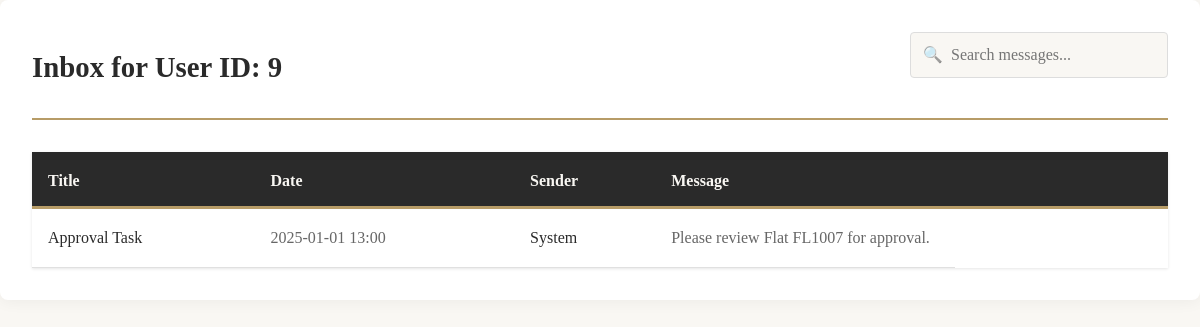
The page /messages.php (signed in) on the database its author committed.
### tables this page shows
CREATE TABLE messages
(
    message_id     INT AUTO_INCREMENT PRIMARY KEY,
    user_id        INT          NOT NULL,
    title          VARCHAR(100) NOT NULL,
    message_body   TEXT         NOT NULL,
    sender         VARCHAR(100) NOT NULL,
    sent_date      DATETIME     NOT NULL,
    is_read        BOOLEAN DEFAULT FALSE,
    message_type   ENUM ('approval', 'appointment', 'rental', 'other') NOT NULL DEFAULT 'other',
    FOREIGN KEY (user_id) REFERENCES users (user_id),
    flat_id        INT NULL,
    appointment_id INT NULL,
    rental_id      INT NULL,
    FOREIGN KEY (flat_id) REFERENCES flats (flat_id),
    FOREIGN KEY (appointment_id) REFERENCES appointments (appointment_id),
    FOREIGN KEY (rental_id) REFERENCES rentals (rental_id)
);

### messages.php (the view, shortened to what this page needs)
<?php
$userId = $_SESSION['user_id'];
$search = $_GET['search'] ?? '';
try {
    $pdo = getPDOConnection();
    $sql = "SELECT * FROM messages WHERE user_id = :user_id";
    $params = [':user_id' => $userId];
    $sql .= " ORDER BY sent_date DESC";
    $stmt = $pdo->prepare($sql);
    $stmt->execute($params);
    $messages = $stmt->fetchAll(PDO::FETCH_ASSOC);
} catch (PDOException $e) {
    error_log("Database error: " . $e->getMessage());
    die("Database error: " . $e->getMessage());
}
?>
<!DOCTYPE html>
<html lang="en">
<head>
    <link rel="stylesheet" href="styles.css"/>
</head>
<body>
<div class="messages-container">
    <div class="messages-header">
        <h2>Inbox for User ID: <?php echo htmlspecialchars($userId); ?></h2>
        <div class="messages-controls">
            <form class="search-form" method="GET" action="">
                <input
                        type="text"
                        name="search"
                        placeholder="Search messages..."
                        value="<?php echo htmlspecialchars($search); ?>"
                        autocomplete="off"
                />
            </form>
        </div>
    </div>
    <?php if (empty($messages)): ?>
        <div class="empty-messages">
            <div class="empty-icon">📭</div>
            <h3>No messages found</h3>
            <p>You have no messages at the moment.</p>
        </div>
    <?php else: ?>
        <table class="messages-table">
            <thead>
            <tr>
                <th class="sortable">Title</th>
                <th class="sortable">Date</th>
                <th class="sortable">Sender</th>
                <th>Message</th>
            </tr>
            </thead>
            <tbody>
            <?php foreach ($messages as $msg): ?>
                <tr class="<?php echo !$msg['is_read'] ? 'unread' : ''; ?>">
                    <td class="message-title">
                        <?php echo htmlspecialchars($msg['title']); ?>
                    </td>
                    <td class="message-date">
                        <?php echo date('Y-m-d H:i', strtotime($msg['sent_date'])); ?>
                    </td>
                    <td class="message-sender">
                        <?php echo htmlspecialchars($msg['sender']); ?>
                    </td>
                    <td class="message-preview">
                        <?php
                        $preview = strip_tags($msg['message_body']);
                        echo htmlspecialchars(mb_strimwidth($preview, 0, 120, '...'));
                        ?>
                    </td>
                </tr>
            <?php endforeach; ?>
            </tbody>
        </table>
    <?php endif; ?>
</div>
</body>
</html>

### styles.css (style rules this page uses)
* { margin: 0; padding: 0; box-sizing: border-box; }
body { display: flex; flex-direction: column; min-height: 100vh; background-color: #f9f7f3; color: #333; line-height: 1.6; overflow-x: hidden; }
body, button, input, select, textarea { font-family: 'Georgia', 'Times New Roman', serif; }
h1, h2, h3, h4 { color: #2a2a2a; }
h2 { font-size: 2rem; font-weight: 600; }
.messages-container { background-color: white; padding: 2rem; border-radius: 8px; box-shadow: 0 2px 15px rgba(0, 0, 0, 0.05); margin-bottom: 2rem; }
.messages-header { display: flex; justify-content: space-between; align-items: center; margin-bottom: 2rem; padding-bottom: 1rem; border-bottom: 2px solid #B79C67; }
.messages-header h2 { color: #2a2a2a; font-size: 1.8rem; margin: 0; }
.messages-controls { display: flex; gap: 1rem; margin-bottom: 1.5rem; align-items: center; }
.search-form { position: relative; flex-grow: 1; max-width: 400px; }
.search-form input[type="text"] { width: 100%; padding: 0.8rem 1rem 0.8rem 2.5rem; border: 1px solid #ddd; border-radius: 4px; font-size: 1rem; transition: all 0.3s; background-color: #f9f7f3; }
.search-form::before { content: "🔍"; position: absolute; left: 0.8rem; top: 50%; transform: translateY(-50%); opacity: 0.6; }
.messages-table { width: 100%; border-collapse: separate; border-spacing: 0; margin-top: 1.5rem; font-size: 1rem; box-shadow: 0 1px 3px rgba(0, 0, 0, 0.1); }
.messages-table thead { position: sticky; top: 5rem; z-index: 10; }
.messages-table th { background-color: #2a2a2a; color: #f9f7f3; padding: 1rem; text-align: left; font-weight: 600; position: relative; }
.messages-table th:after { content: ""; position: absolute; bottom: 0; left: 0; width: 100%; height: 3px; background-color: #B79C67; }
.messages-table th.sortable { cursor: pointer; transition: background-color 0.3s; }
.messages-table td { padding: 1rem; border-bottom: 1px solid #e0e0e0; vertical-align: top; }
.message-title { color: #2a2a2a; font-weight: inherit; transition: color 0.3s; }
.message-date { white-space: nowrap; color: #666; }
.message-sender { color: #2a2a2a; font-weight: 500; }
.message-preview { color: #666; display: -webkit-box; -webkit-line-clamp: 2; -webkit-box-orient: vertical; overflow: hidden; text-overflow: ellipsis; max-width: 300px; }

### rows shown on the page
messages: title "Approval Task", sent_date "2025-01-01 13:00", sender "System", message_body "Please review Flat FL1007 for approval."

### other values the page prints
$userId "9"
